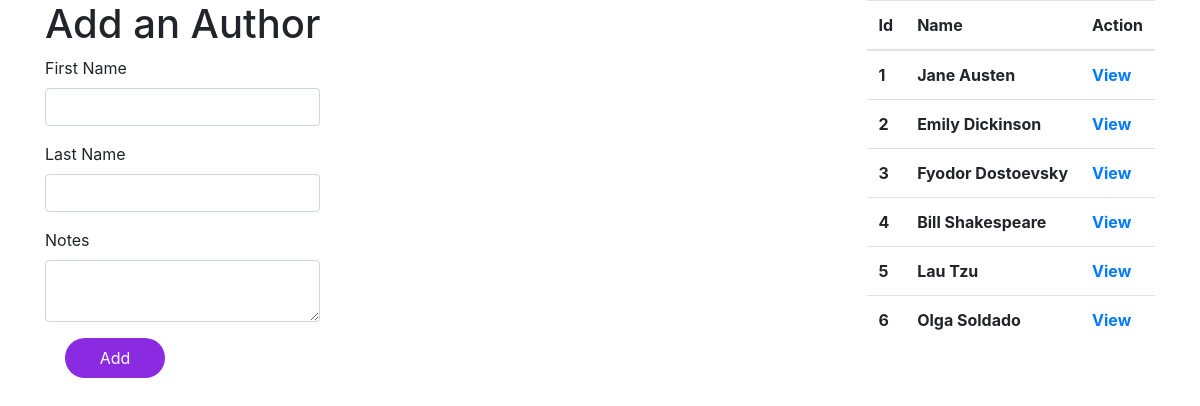
The app's page /authors with its own data.
### books_authors_app/models.py (models this page shows)
class Author(models.Model):
    first_name = models.CharField(max_length=45)
    last_name = models.CharField(max_length=45)
    created_at = models.DateTimeField(auto_now_add=True)
    updated_at = models.DateTimeField(auto_now=True)
    books = models.ManyToManyField(Book, related_name="author")
    notas=models.TextField()

### books_authors_app/views.py (the view)
# urls.py: path('authors', views.createAuthors),
def createAuthors(request):
    context = {
        'all_authors': Author.objects.all()
    }
    return render(request, 'authors.html', context)

### books_authors_app/templates/authors.html (shortened to what this page needs)
<!DOCTYPE html>
<html lang="en">
<head>
    {% load static %}
    <link rel="stylesheet" href="{% static 'css/author.css'%}">
    <link rel="stylesheet" href="https://stackpath.bootstrapcdn.com/bootstrap/4.5.0/css/bootstrap.min.css">
</head>
<body>
    <div class="container d-flex justify-content-between">
        <div class="book-form">
            <form action="/process_author" method="POST">
                <h1>Add an Author</h1>
                <div class="form-group">
                    <label for="author-first-name">First Name</label>
                    <input type="text" name="author-first-name" class="form-control">
                </div>
                <div class="form-group">
                    <label for="author-last-name">Last Name</label>
                    <input type="text" name="author-last-name" class="form-control">
                </div>
                <div class="form-group">
                    <label for="author-notes">Notes</label>
                    <textarea name="author-notes" class="form-control"></textarea>
                </div>
                <button type="submit" class="button">Add</button>
            </form>
        </div>
        <div class="authors-list">
            <table class="table">
                <thead>
                    <tr>
                        <th scope="col">Id</th>
                        <th scope="col">Name</th>
                        <th scope="col">Action</th>
                    </tr>
                </thead>
                <tbody>
                    {% for author in all_authors %}
                    <tr>
                        <th>{{author.id}}</th>
                        <th>{{author.first_name}} {{author.last_name}}</th>
                        <th><a href="/authors/{{author.id}}">View</a></th>
                    </tr>
                    {% endfor %}
                </tbody>
            </table>
        </div>
    </div>
</body>
</html>

### books_authors_app/static/author.css (style rules this page uses)
.button { margin-left: 20px; width: 100px; height: 40px; text-align: center; border: none; border-radius: 2rem; background-color: blueviolet; color: white; }

### records on screen
Author: id "1", first_name "Jane", last_name "Austen"
Author: id "2", first_name "Emily", last_name "Dickinson"
Author: id "3", first_name "Fyodor", last_name "Dostoevsky"
Author: id "4", first_name "Bill", last_name "Shakespeare"
Author: id "5", first_name "Lau", last_name "Tzu"
Author: id "6", first_name "Olga", last_name "Soldado"
